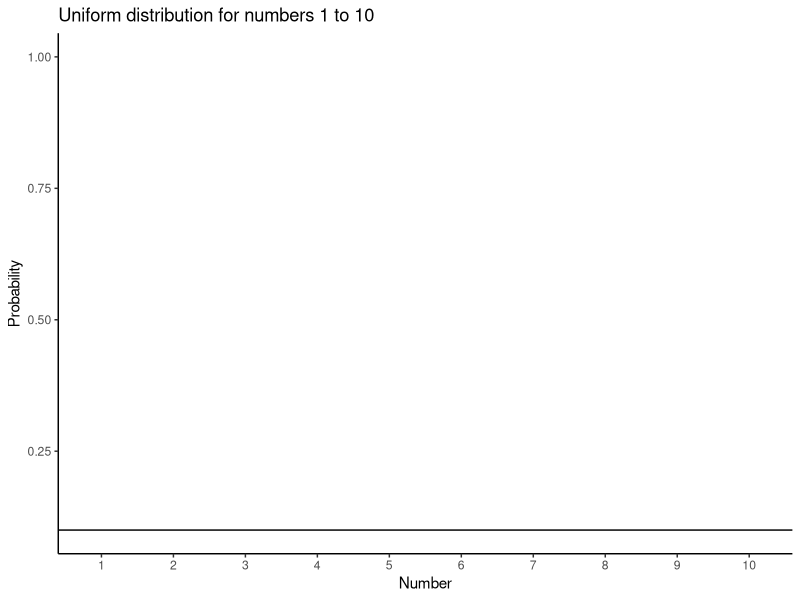
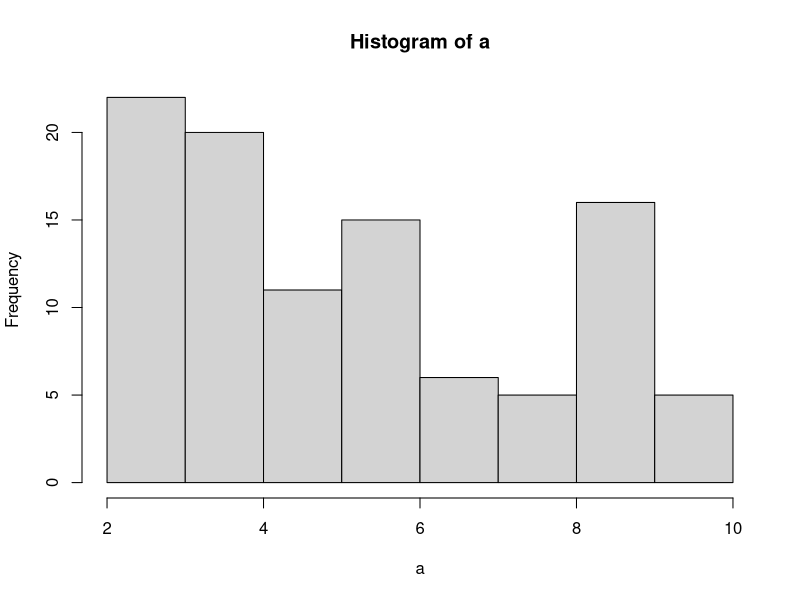
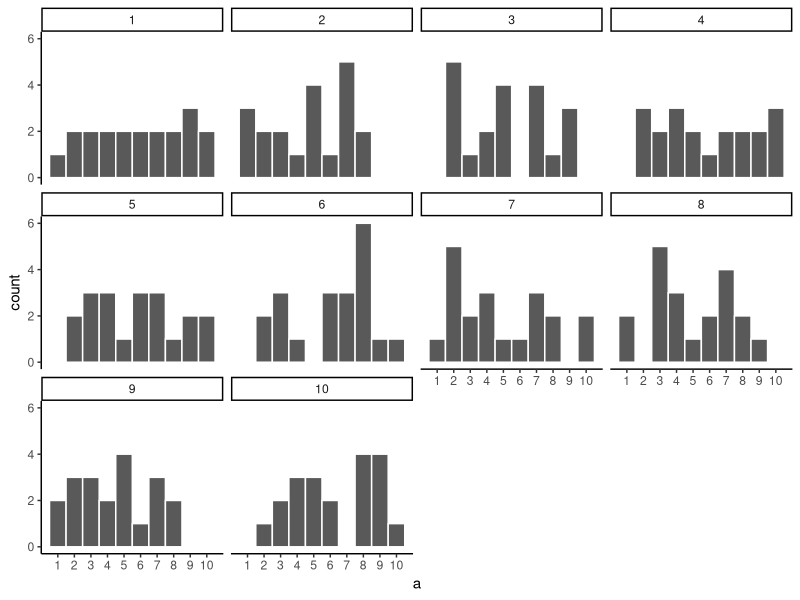
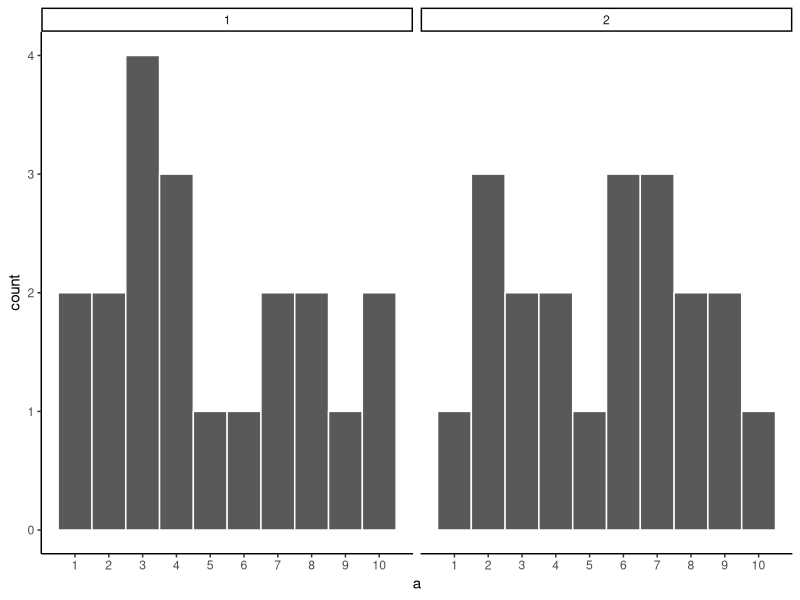
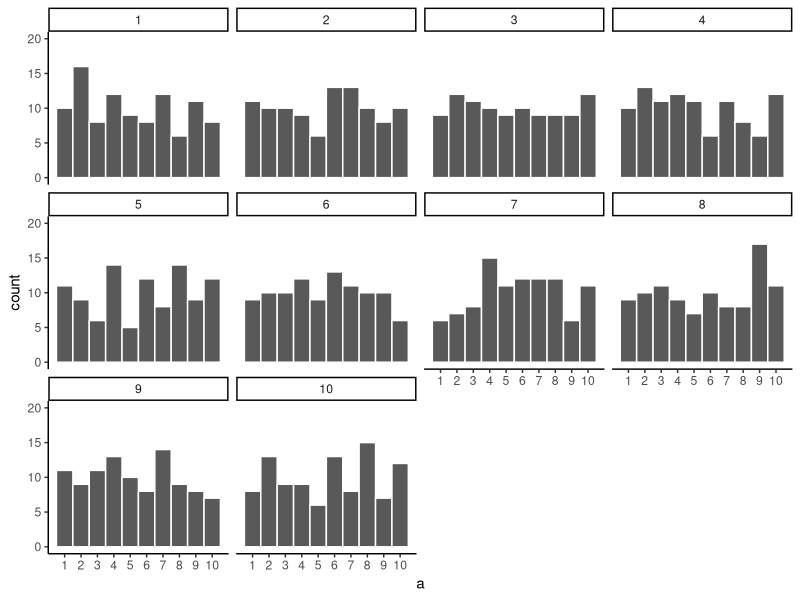
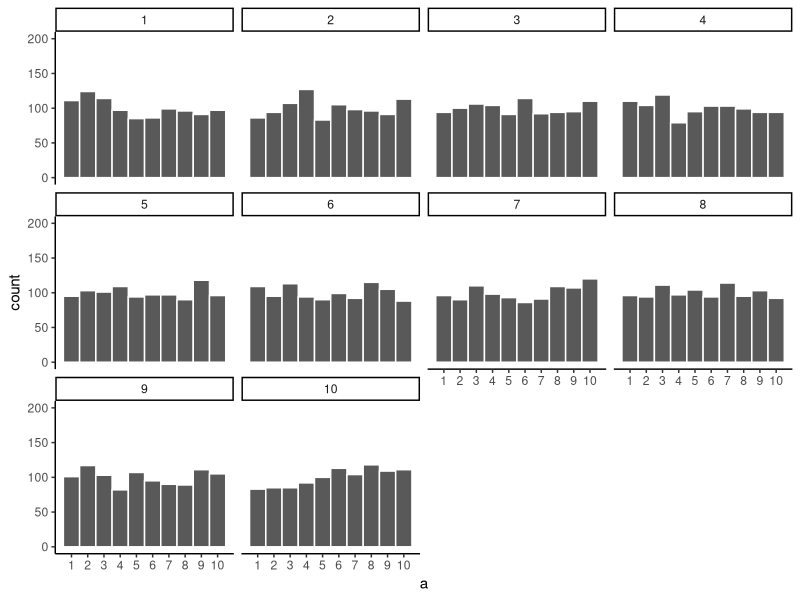
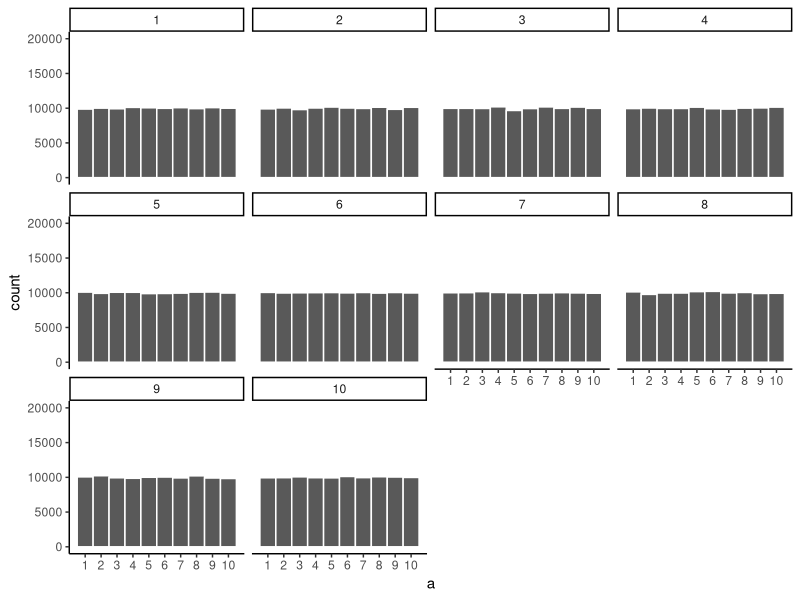
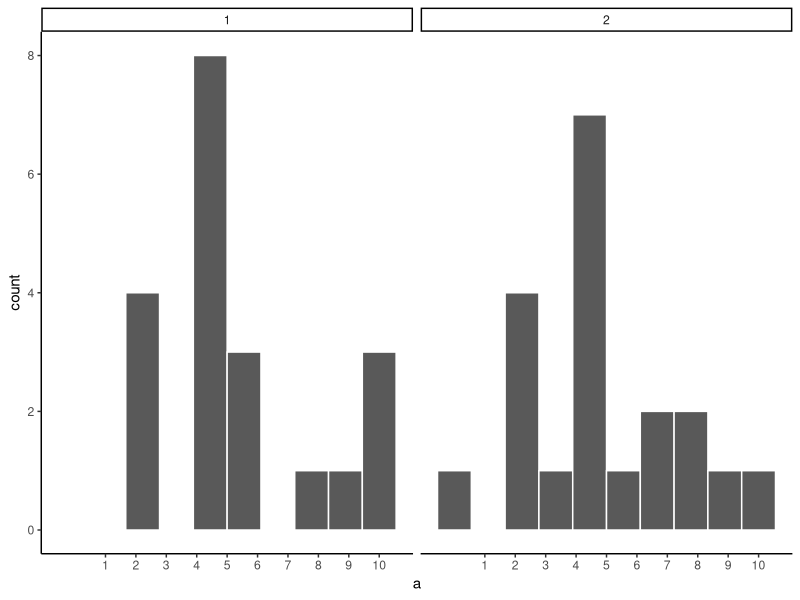

Source code (R) for these figures, in order: (Note: this script raises an error after producing the figures.)
## ---- chunk 1
library(ggplot2)

df<-data.frame(a=1:10,b=seq(.1,1,.1))
df$a<-as.factor(df$a)

ggplot(df,aes(x=a,y=b))+
  geom_point(color="white")+
  geom_hline(yintercept=.1)+
  theme_classic()+
  ylab("Probability")+
  xlab("Number")+
  ggtitle("Uniform distribution for numbers 1 to 10")


## ---- chunk 2
a<-matrix(round(runif(100,1,10)),ncol=10)
knitr::kable(a)
## ---- chunk 3
hist(a)
## ---- chunk 4
a<-round(runif(20*10,1,10))
df<-data.frame(a,sample=rep(1:10,each=20))

ggplot(df,aes(x=a))+
  geom_histogram(bins=10, color="white")+
  facet_wrap(~sample)+
  theme_classic()+
  scale_x_continuous(breaks=seq(1,10,1))

## ---- chunk 5
library(gganimate)
ggplot(df,aes(x=a))+
  geom_histogram(bins=10, color="white")+
  theme_classic()+
  scale_x_continuous(breaks=seq(1,10,1))+
  geom_hline(yintercept=2)+
  ggtitle("Small N=20 samples from a uniform distribution")+
  transition_states(
    sample,
    transition_length = 2,
    state_length = 1
  )+enter_fade() + 
  exit_shrink() +
  ease_aes('sine-in-out')
  
## ---- chunk 6
a<-round(runif(20*2,1,10))
df<-data.frame(a,sample=rep(1:2,each=20))

ggplot(df,aes(x=a))+
  geom_histogram(bins=10, color="white")+
  facet_wrap(~sample)+
  theme_classic()+
  scale_x_continuous(breaks=seq(1,10,1))

## ---- chunk 7
a<-sample(1:10,100*10,replace=T)
df<-data.frame(a,sample=rep(1:10,each=100))

ggplot(df,aes(x=a))+
  geom_histogram(bins=10, color="white")+
  facet_wrap(~sample)+
  theme_classic()+
  ylim(0,20)+
  scale_x_continuous(breaks=seq(1,10,1))

## ---- chunk 8
a<-sample(1:10,1000*10,replace=T)
df<-data.frame(a,sample=rep(1:10,each=1000))

ggplot(df,aes(x=a))+
 geom_histogram(bins=10, color="white")+
  facet_wrap(~sample)+
  theme_classic()+
  ylim(0,200)+
  scale_x_continuous(breaks=seq(1,10,1))

## ---- chunk 9
a<-sample(1:10,100000*10,replace=T)
df<-data.frame(a,sample=rep(1:10,each=100000))

ggplot(df,aes(x=a))+
  geom_histogram(bins=10, color="white")+
  facet_wrap(~sample)+
  theme_classic()+
  ylim(0,20000)+
  scale_x_continuous(breaks=seq(1,10,1))

## ---- chunk 10
a<-c(sample(1:10,20,replace=T),round(rnorm(20,5,2.5)))
df<-data.frame(a,sample=rep(1:2,each=20))

ggplot(df,aes(x=a))+
  geom_histogram(bins=10, color="white")+
  facet_wrap(~sample)+
  theme_classic()+
  scale_x_continuous(breaks=seq(1,10,1))

## ---- chunk 11
a<-c(sample(1:10,1000,replace=T),round(rnorm(1000,5,1.25)))
df<-data.frame(a,sample=rep(1:2,each=1000))

ggplot(df,aes(x=a))+
  geom_histogram(bins=10, color="white")+
  facet_wrap(~sample)+
  theme_classic()+
  scale_x_continuous(breaks=seq(0,10,1))

## ---- chunk 12
hand<-rep(c("left","right"),each=10)
gumball<-rbinom(20,1,.5)
df<-data.frame(hand,gumball)

knitr::kable(df)
## ---- chunk 13
sum_df<-aggregate(gumball~hand,df,sum)
ggplot(sum_df,aes(x=hand,y=gumball))+
  geom_bar(stat="identity")+
  theme_classic()
  
## ---- chunk 14
hand<-rep(rep(c("left","right"),each=10),10)
experiment<-rep(1:10,each=20)
gumball<-rbinom(20*10,1,.5)
df<-data.frame(experiment,hand,gumball)
sum_df<-aggregate(gumball~experiment*hand,df,sum)
ggplot(sum_df,aes(x=hand,y=gumball))+
  geom_bar(stat="identity")+
  theme_classic()+
  facet_wrap(~experiment)

## ---- chunk 15
differences<-sum_df[sum_df$hand =="left",]$gumball-
  sum_df[sum_df$hand =="right",]$gumball

dif_df<-data.frame(experiment=c(1:10),differences)
dif_df$experiment<-as.factor(dif_df$experiment)

ggplot(dif_df,aes(y=differences,x=experiment))+
  geom_bar(stat="identity")+
  theme_classic()+
  ylab("differences")
## ---- chunk 16
hand<-rep(rep(c("left","right"),each=10),100)
experiment<-rep(1:100,each=20)
gumball<-rbinom(20*100,1,.5)
df<-data.frame(experiment,hand,gumball)
sum_df<-aggregate(gumball~experiment*hand,df,sum)

differences<-sum_df[sum_df$hand =="left",]$gumball-
  sum_df[sum_df$hand =="right",]$gumball

dif_df<-data.frame(experiment=c(1:100),differences)
dif_df$experiment<-as.factor(dif_df$experiment)

ggplot(dif_df,aes(y=differences,x=experiment))+
  geom_bar(stat="identity")+
  theme_classic()+
  ylab("differences")
## ---- chunk 17
hand<-rep(rep(c("left","right"),each=10),10000)
experiment<-rep(1:10000,each=20)
gumball<-rbinom(20*10000,1,.5)
df<-data.frame(experiment,hand,gumball)
sum_df<-aggregate(gumball~experiment*hand,df,sum)

differences<-sum_df[sum_df$hand =="left",]$gumball-
  sum_df[sum_df$hand =="right",]$gumball

hist(differences,breaks=seq(-10,10,1))
## ---- chunk 18
library(ggplot2)

df<-data.frame(a=1:10,b=seq(.1,1,.1))
df$a<-as.factor(df$a)

ggplot(df,aes(x=a,y=b))+
  geom_point(color="white")+
  geom_hline(yintercept=.1)+
  theme_classic()+
  ylab("Probability")+
  xlab("Number")+
  ggtitle("Uniform distribution for numbers 1 to 10")


## ---- chunk 19
a<-round(runif(20*10,1,10))
df<-data.frame(a,sample=rep(1:10,each=20))
df2<-aggregate(sample~a,df,mean)

ggplot() +
  geom_histogram(data = df, aes(x = sample, y = ..density..)) +
  geom_vline(data = df2, mapping = aes(xintercept = sample), color="red") +
  facet_wrap(~a)+
  scale_x_continuous(breaks=seq(1,10,1))+
  theme_classic()

## ---- chunk 20
a<-round(runif(20*10000,1,10))
df<-data.frame(a,sample=rep(1:10000,each=20))
df2<-aggregate(a~sample,df,mean)

ggplot(df2, aes(x=a))+
  geom_histogram(color="white")+
  theme_classic()+
  ggtitle("Histogram of 10,000 sample means")+
  xlab("value")


## ---- chunk 21
knitr::include_graphics('figures02/discRandDotPlot/discRandDotPlot.pdf')
## ---- chunk 22
knitr::include_graphics('figures02/OpportunityCost/OpportunityCostDiffsDotPlot.pdf')
## ---- chunk 23
knitr::include_graphics('figures02/OpportunityCost/OpportunityCostDiffsRightTail.pdf')
